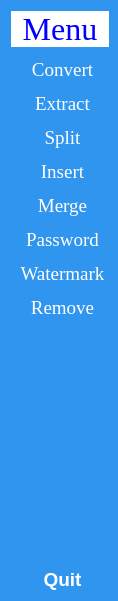
   <widget class="QWidget" name="widget" native="true">
    <property name="geometry">
     <rect>
      <x>9</x>
      <y>9</y>
      <width>118</width>
      <height>601</height>
     </rect>
    </property>
    <property name="styleSheet">
     <string notr="true">QWidget{
background-color:rgb(47, 149, 239)
}
QLabel{
background-color:white;
color:blue;
}

QPushButton{
color:white;
height:22px;
border:none;
padding-left:5px;
border-top-left-radius:10px;
border-bottom-left-radius:10px;
}

QPushButton:checked{
background-color: #F5FAFE;
color:#2F95EF;
font-weight:bold
}</string>
    </property>
    <layout class="QVBoxLayout" name="verticalLayout">
     <property name="spacing">
      <number>12</number>
     </property>
     <property name="rightMargin">
      <number>9</number>
     </property>
     <item>
      <widget class="QLabel" name="label">
       <property name="font">
        <font>
         <family>Times New Roman</family>
         <pointsize>24</pointsize>
         <italic>false</italic>
         <underline>false</underline>
         <fontweight>ExtraBold</fontweight>
        </font>
       </property>
       <property name="text">
        <string>Menu</string>
       </property>
       <property name="alignment">
        <set>Qt::AlignmentFlag::AlignHCenter|Qt::AlignmentFlag::AlignTop</set>
       </property>
       <property name="margin">
        <number>10</number>
       </property>
       <property name="indent">
        <number>0</number>
       </property>
      </widget>
     </item>
     <item>
      <widget class="QPushButton" name="mainconvert_button">
       <property name="font">
        <font>
         <family>Times New Roman</family>
         <pointsize>14</pointsize>
        </font>
       </property>
       <property name="text">
        <string>Convert</string>
       </property>
       <property name="checkable">
        <bool>true</bool>
       </property>
       <property name="autoExclusive">
        <bool>true</bool>
       </property>
      </widget>
     </item>
     <item>
      <widget class="QPushButton" name="mainextract_button">
       <property name="font">
        <font>
         <family>Times New Roman</family>
         <pointsize>14</pointsize>
        </font>
       </property>
       <property name="text">
        <string>Extract</string>
       </property>
       <property name="checkable">
        <bool>true</bool>
       </property>
       <property name="autoExclusive">
        <bool>true</bool>
       </property>
      </widget>
     </item>
     <item>
      <widget class="QPushButton" name="mainsplit_button">
       <property name="font">
        <font>
         <family>Times New Roman</family>
         <pointsize>14</pointsize>
        </font>
       </property>
       <property name="text">
        <string>Split</string>
       </property>
       <property name="checkable">
        <bool>true</bool>
       </property>
       <property name="autoExclusive">
        <bool>true</bool>
       </property>
      </widget>
     </item>
     <item>
      <widget class="QPushButton" name="maininsert_button">
       <property name="font">
        <font>
         <family>Times New Roman</family>
         <pointsize>14</pointsize>
        </font>
       </property>
       <property name="text">
        <string>Insert</string>
       </property>
       <property name="checkable">
        <bool>true</bool>
       </property>
       <property name="autoExclusive">
        <bool>true</bool>
       </property>
      </widget>
     </item>
     <item>
      <widget class="QPushButton" name="mainmerge_button">
       <property name="font">
        <font>
         <family>Times New Roman</family>
         <pointsize>14</pointsize>
        </font>
       </property>
       <property name="text">
        <string>Merge</string>
       </property>
       <property name="checkable">
        <bool>true</bool>
       </property>
       <property name="autoExclusive">
        <bool>true</bool>
       </property>
      </widget>
     </item>
     <item>
      <widget class="QPushButton" name="mainpassword_button">
       <property name="font">
        <font>
         <family>Times New Roman</family>
         <pointsize>14</pointsize>
        </font>
       </property>
       <property name="text">
        <string>Password</string>
       </property>
       <property name="checkable">
        <bool>true</bool>
       </property>
       <property name="autoExclusive">
        <bool>true</bool>
       </property>
      </widget>
     </item>
     <item>
      <widget class="QPushButton" name="mainwatermark_button">
       <property name="font">
        <font>
         <family>Times New Roman</family>
         <pointsize>14</pointsize>
        </font>
       </property>
       <property name="text">
        <string>Watermark</string>
       </property>
       <property name="checkable">
        <bool>true</bool>
       </property>
       <property name="autoExclusive">
        <bool>true</bool>
       </property>
      </widget>
     </item>
     <item>
      <widget class="QPushButton" name="mainremove_button">
       <property name="font">
        <font>
         <family>Times New Roman</family>
         <pointsize>14</pointsize>
        </font>
       </property>
       <property name="text">
        <string>Remove</string>
       </property>
       <property name="checkable">
        <bool>true</bool>
       </property>
       <property name="autoExclusive">
        <bool>true</bool>
       </property>
      </widget>
     </item>
     <item>
      <spacer name="verticalSpacer">
       <property name="orientation">
        <enum>Qt::Orientation::Vertical</enum>
       </property>
       <property name="sizeHint" stdset="0">
        <size>
         <width>20</width>
         <height>150</height>
        </size>
       </property>
      </spacer>
     </item>
     <item>
      <widget class="QPushButton" name="pushButton_9">
       <property name="font">
        <font>
         <pointsize>14</pointsize>
         <bold>true</bold>
        </font>
       </property>
       <property name="cursor">
        <cursorShape>PointingHandCursor</cursorShape>
       </property>
       <property name="text">
        <string>Quit</string>
       </property>
       <property name="checkable">
        <bool>true</bool>
       </property>
       <property name="autoExclusive">
        <bool>true</bool>
       </property>
      </widget>
     </item>
    </layout>
   </widget>
